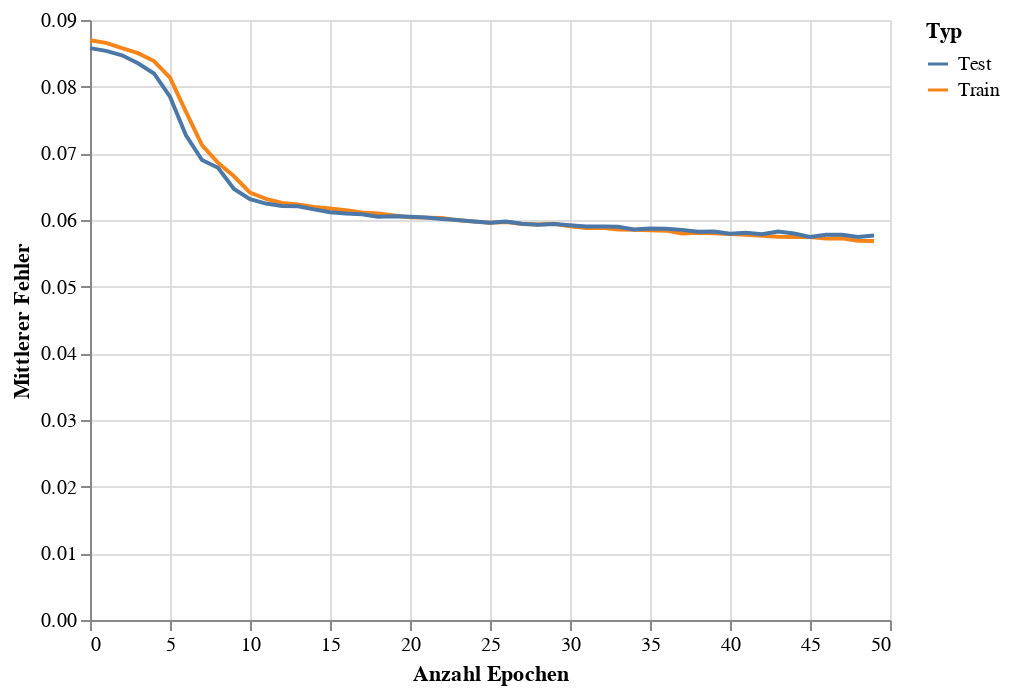

This figure's notebook cell:
### Code cell
train_eval_loss_chart = alt.Chart(loss_df).mark_line().encode(
    x = alt.X('Epoch', title='Anzahl Epochen'),
    y = alt.Y('Loss',title='Mittlerer Fehler'),
    color = alt.Color('Type',title='Typ')
)
train_eval_loss_chart

### Figure 1 — Vega-Lite specification as saved in the notebook (floating-point values rounded to 4 significant figures)
{"config": {"view": {"continuousWidth": 400, "continuousHeight": 300}}, "data": {"name": "data-f9dc6d4d678269a108f71063ffe8e289"}, "mark": "line", "encoding": {"color": {"field": "Type", "title": "Typ", "type": "nominal"}, "x": {"field": "Epoch", "title": "Anzahl Epochen", "type": "quantitative"}, "y": {"field": "Loss", "title": "Mittlerer Fehler", "type": "quantitative"}}, "$schema": "https://vega.github.io/schema/vega-lite/v4.17.0.json", "datasets": {"data-f9dc6d4d678269a108f71063ffe8e289": [{"Epoch": 0, "Loss": 0.08695, "Type": "Train"}, {"Epoch": 1, "Loss": 0.08657, "Type": "Train"}, {"Epoch": 2, "Loss": 0.08577, "Type": "Train"}, {"Epoch": 3, "Loss": 0.08504, "Type": "Train"}, {"Epoch": 4, "Loss": 0.08384, "Type": "Train"}, {"Epoch": 5, "Loss": 0.08134, "Type": "Train"}, {"Epoch": 6, "Loss": 0.07623, "Type": "Train"}, {"Epoch": 7, "Loss": 0.07122, "Type": "Train"}, {"Epoch": 8, "Loss": 0.06857, "Type": "Train"}, {"Epoch": 9, "Loss": 0.06656, "Type": "Train"}, {"Epoch": 10, "Loss": 0.06411, "Type": "Train"}, {"Epoch": 11, "Loss": 0.06317, "Type": "Train"}, {"Epoch": 12, "Loss": 0.06255, "Type": "Train"}, {"Epoch": 13, "Loss": 0.06233, "Type": "Train"}, {"Epoch": 14, "Loss": 0.06195, "Type": "Train"}, {"Epoch": 15, "Loss": 0.06172, "Type": "Train"}, {"Epoch": 16, "Loss": 0.06145, "Type": "Train"}, {"Epoch": 17, "Loss": 0.06114, "Type": "Train"}, {"Epoch": 18, "Loss": 0.06096, "Type": "Train"}, {"Epoch": 19, "Loss": 0.06069, "Type": "Train"}, {"Epoch": 20, "Loss": 0.06042, "Type": "Train"}, {"Epoch": 21, "Loss": 0.06036, "Type": "Train"}, {"Epoch": 22, "Loss": 0.0603, "Type": "Train"}, {"Epoch": 23, "Loss": 0.05994, "Type": "Train"}, {"Epoch": 24, "Loss": 0.05978, "Type": "Train"}, {"Epoch": 25, "Loss": 0.0596, "Type": "Train"}, {"Epoch": 26, "Loss": 0.0597, "Type": "Train"}, {"Epoch": 27, "Loss": 0.05941, "Type": "Train"}, {"Epoch": 28, "Loss": 0.05931, "Type": "Train"}, {"Epoch": 29, "Loss": 0.05942, "Type": "Train"}, {"Epoch": 30, "Loss": 0.05905, "Type": "Train"}, {"Epoch": 31, "Loss": 0.0588, "Type": "Train"}, {"Epoch": 32, "Loss": 0.05885, "Type": "Train"}, {"Epoch": 33, "Loss": 0.05859, "Type": "Train"}, {"Epoch": 34, "Loss": 0.05853, "Type": "Train"}, {"Epoch": 35, "Loss": 0.05847, "Type": "Train"}, {"Epoch": 36, "Loss": 0.05841, "Type": "Train"}, {"Epoch": 37, "Loss": 0.05799, "Type": "Train"}, {"Epoch": 38, "Loss": 0.0581, "Type": "Train"}, {"Epoch": 39, "Loss": 0.05802, "Type": "Train"}, {"Epoch": 40, "Loss": 0.0579, "Type": "Train"}, {"Epoch": 41, "Loss": 0.05778, "Type": "Train"}, {"Epoch": 42, "Loss": 0.05763, "Type": "Train"}, {"Epoch": 43, "Loss": 0.05748, "Type": "Train"}, {"Epoch": 44, "Loss": 0.05744, "Type": "Train"}, {"Epoch": 45, "Loss": 0.05744, "Type": "Train"}, {"Epoch": 46, "Loss": 0.05723, "Type": "Train"}, {"Epoch": 47, "Loss": 0.05726, "Type": "Train"}, {"Epoch": 48, "Loss": 0.05689, "Type": "Train"}, {"Epoch": 49, "Loss": 0.05683, "Type": "Train"}, {"Epoch": 0, "Loss": 0.08578, "Type": "Test"}, {"Epoch": 1, "Loss": 0.08537, "Type": "Test"}, {"Epoch": 2, "Loss": 0.0847, "Type": "Test"}, {"Epoch": 3, "Loss": 0.0835, "Type": "Test"}, {"Epoch": 4, "Loss": 0.08198, "Type": "Test"}, {"Epoch": 5, "Loss": 0.0785, "Type": "Test"}, {"Epoch": 6, "Loss": 0.07269, "Type": "Test"}, {"Epoch": 7, "Loss": 0.06899, "Type": "Test"}, {"Epoch": 8, "Loss": 0.06784, "Type": "Test"}, {"Epoch": 9, "Loss": 0.06466, "Type": "Test"}, {"Epoch": 10, "Loss": 0.06313, "Type": "Test"}, {"Epoch": 11, "Loss": 0.06246, "Type": "Test"}, {"Epoch": 12, "Loss": 0.06211, "Type": "Test"}, {"Epoch": 13, "Loss": 0.06206, "Type": "Test"}, {"Epoch": 14, "Loss": 0.06159, "Type": "Test"}, {"Epoch": 15, "Loss": 0.06117, "Type": "Test"}, {"Epoch": 16, "Loss": 0.06098, "Type": "Test"}, {"Epoch": 17, "Loss": 0.06085, "Type": "Test"}, {"Epoch": 18, "Loss": 0.06048, "Type": "Test"}, {"Epoch": 19, "Loss": 0.06055, "Type": "Test"}, {"Epoch": 20, "Loss": 0.0605, "Type": "Test"}, {"Epoch": 21, "Loss": 0.06038, "Type": "Test"}, {"Epoch": 22, "Loss": 0.06015, "Type": "Test"}, {"Epoch": 23, "Loss": 0.05999, "Type": "Test"}, {"Epoch": 24, "Loss": 0.05978, "Type": "Test"}, {"Epoch": 25, "Loss": 0.05958, "Type": "Test"}, {"Epoch": 26, "Loss": 0.05977, "Type": "Test"}, {"Epoch": 27, "Loss": 0.05943, "Type": "Test"}, {"Epoch": 28, "Loss": 0.0593, "Type": "Test"}, {"Epoch": 29, "Loss": 0.05939, "Type": "Test"}, {"Epoch": 30, "Loss": 0.05922, "Type": "Test"}, {"Epoch": 31, "Loss": 0.05904, "Type": "Test"}, {"Epoch": 32, "Loss": 0.05904, "Type": "Test"}, {"Epoch": 33, "Loss": 0.05899, "Type": "Test"}, {"Epoch": 34, "Loss": 0.05858, "Type": "Test"}, {"Epoch": 35, "Loss": 0.05873, "Type": "Test"}, {"Epoch": 36, "Loss": 0.05869, "Type": "Test"}, {"Epoch": 37, "Loss": 0.05852, "Type": "Test"}, {"Epoch": 38, "Loss": 0.05823, "Type": "Test"}, {"Epoch": 39, "Loss": 0.05827, "Type": "Test"}, {"Epoch": 40, "Loss": 0.05795, "Type": "Test"}, {"Epoch": 41, "Loss": 0.05808, "Type": "Test"}, {"Epoch": 42, "Loss": 0.05787, "Type": "Test"}, {"Epoch": 43, "Loss": 0.05827, "Type": "Test"}, {"Epoch": 44, "Loss": 0.05797, "Type": "Test"}, {"Epoch": 45, "Loss": 0.05747, "Type": "Test"}, {"Epoch": 46, "Loss": 0.0578, "Type": "Test"}, {"Epoch": 47, "Loss": 0.05778, "Type": "Test"}, {"Epoch": 48, "Loss": 0.05746, "Type": "Test"}, {"Epoch": 49, "Loss": 0.05767, "Type": "Test"}]}}
